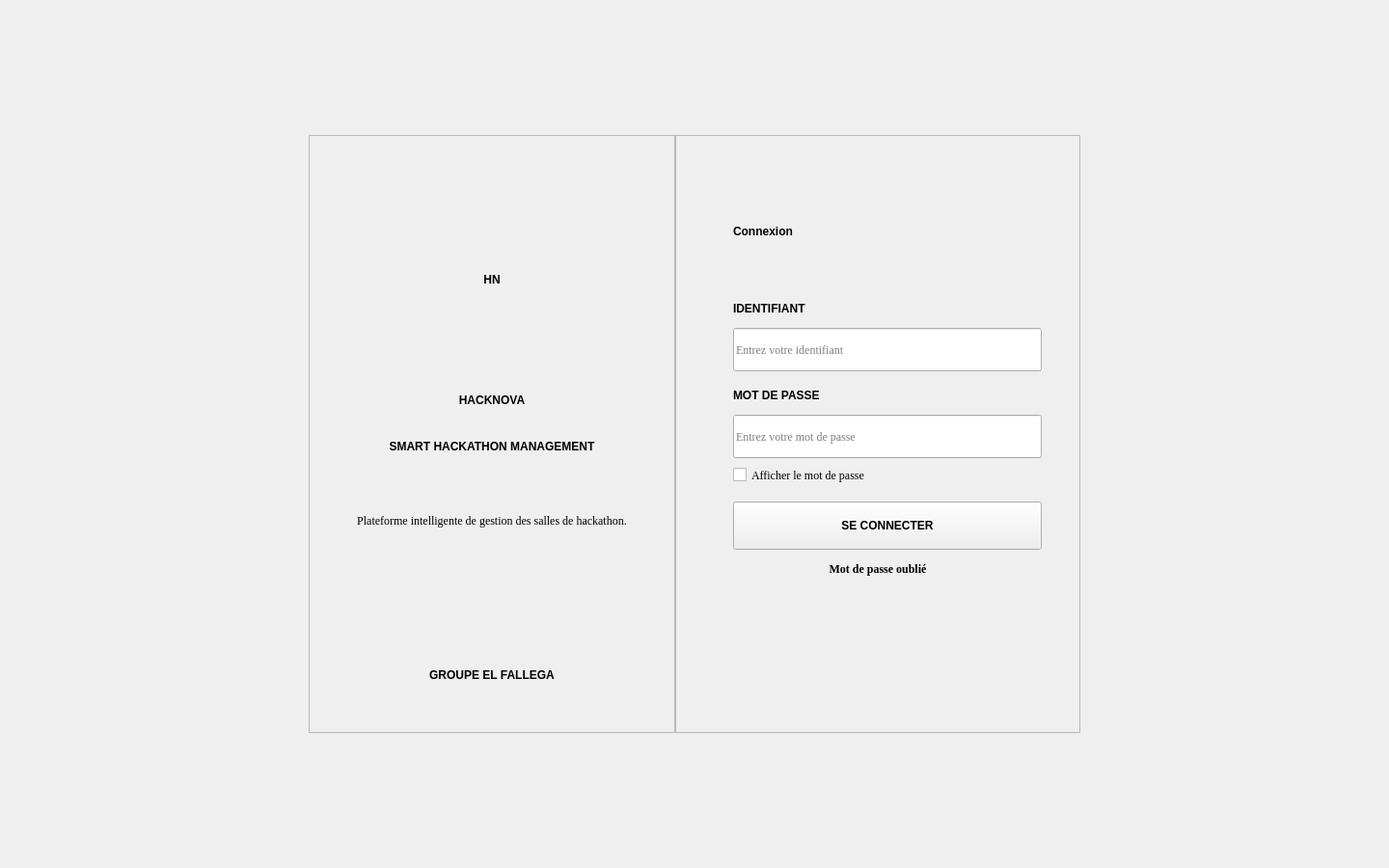
<?xml version="1.0" encoding="UTF-8"?>
<ui version="4.0">
 <class>salle</class>
 <widget class="QMainWindow" name="integration">
  <property name="geometry">
   <rect>
    <x>0</x>
    <y>0</y>
    <width>1440</width>
    <height>900</height>
   </rect>
  </property>
  <property name="minimumSize">
   <size>
    <width>1280</width>
    <height>720</height>
   </size>
  </property>
  <property name="windowTitle">
   <string>HACKNOVA — Gestion des Salles</string>
  </property>

  <widget class="QWidget" name="centralWidget">
   <widget class="QStackedWidget" name="stackedWidget">
    <property name="geometry">
     <rect>
      <x>0</x>
      <y>0</y>
      <width>1440</width>
      <height>900</height>
     </rect>
    </property>
    <property name="currentIndex">
     <number>0</number>
    </property>

    <!-- =====================================================
         PAGE 0 — LOGIN
         ===================================================== -->
    <widget class="QWidget" name="pageLogin">
     <widget class="QFrame" name="frameLoginBrand">
      <property name="geometry">
       <rect>
        <x>320</x>
        <y>140</y>
        <width>380</width>
        <height>620</height>
       </rect>
      </property>
      <property name="frameShape">
       <enum>QFrame::Shape::StyledPanel</enum>
      </property>
      <property name="frameShadow">
       <enum>QFrame::Shadow::Raised</enum>
      </property>

      <widget class="QLabel" name="labelLoginLogo">
       <property name="geometry">
        <rect>
         <x>120</x>
         <y>80</y>
         <width>140</width>
         <height>140</height>
        </rect>
       </property>
       <property name="font">
        <font>
         <family>Arial</family>
         <pointSize>48</pointSize>
         <weight>75</weight>
         <bold>true</bold>
        </font>
       </property>
       <property name="text">
        <string>HN</string>
       </property>
       <property name="alignment">
        <set>Qt::AlignmentFlag::AlignCenter</set>
       </property>
      </widget>

      <widget class="QLabel" name="labelLoginBrandTitle">
       <property name="geometry">
        <rect>
         <x>20</x>
         <y>250</y>
         <width>340</width>
         <height>50</height>
        </rect>
       </property>
       <property name="font">
        <font>
         <family>Arial</family>
         <pointSize>28</pointSize>
         <weight>75</weight>
         <bold>true</bold>
        </font>
       </property>
       <property name="text">
        <string>HACKNOVA</string>
       </property>
       <property name="alignment">
        <set>Qt::AlignmentFlag::AlignCenter</set>
       </property>
      </widget>

      <widget class="QLabel" name="labelLoginBrandSub">
       <property name="geometry">
        <rect>
         <x>20</x>
         <y>310</y>
         <width>340</width>
         <height>25</height>
        </rect>
       </property>
       <property name="font">
        <font>
         <family>Arial</family>
         <pointSize>10</pointSize>
         <weight>75</weight>
         <bold>true</bold>
        </font>
       </property>
       <property name="text">
        <string>SMART HACKATHON MANAGEMENT</string>
       </property>
       <property name="alignment">
        <set>Qt::AlignmentFlag::AlignCenter</set>
       </property>
      </widget>

      <widget class="QLabel" name="labelLoginBrandSlogan">
       <property name="geometry">
        <rect>
         <x>40</x>
         <y>360</y>
         <width>300</width>
         <height>80</height>
        </rect>
       </property>
       <property name="font">
        <font>
         <family>Times New Roman</family>
         <pointSize>12</pointSize>
        </font>
       </property>
       <property name="text">
        <string>Plateforme intelligente de gestion des salles de hackathon.</string>
       </property>
       <property name="alignment">
        <set>Qt::AlignmentFlag::AlignCenter</set>
       </property>
       <property name="wordWrap">
        <bool>true</bool>
       </property>
      </widget>

      <widget class="QLabel" name="labelLoginBrandTeam">
       <property name="geometry">
        <rect>
         <x>100</x>
         <y>550</y>
         <width>180</width>
         <height>20</height>
        </rect>
       </property>
       <property name="font">
        <font>
         <family>Arial</family>
         <pointSize>9</pointSize>
         <weight>75</weight>
         <bold>true</bold>
        </font>
       </property>
       <property name="text">
        <string>GROUPE EL FALLEGA</string>
       </property>
       <property name="alignment">
        <set>Qt::AlignmentFlag::AlignCenter</set>
       </property>
      </widget>
     </widget>

     <widget class="QFrame" name="frameLoginCard">
      <property name="geometry">
       <rect>
        <x>700</x>
        <y>140</y>
        <width>420</width>
        <height>620</height>
       </rect>
      </property>
      <property name="frameShape">
       <enum>QFrame::Shape::StyledPanel</enum>
      </property>
      <property name="frameShadow">
       <enum>QFrame::Shadow::Raised</enum>
      </property>

      <widget class="QLabel" name="labelLoginTitle">
       <property name="geometry">
        <rect>
         <x>60</x>
         <y>80</y>
         <width>300</width>
         <height>40</height>
        </rect>
       </property>
       <property name="font">
        <font>
         <family>Arial</family>
         <pointSize>24</pointSize>
         <weight>75</weight>
         <bold>true</bold>
        </font>
       </property>
       <property name="text">
        <string>Connexion</string>
       </property>
      </widget>

      <widget class="QLabel" name="labelLoginField">
       <property name="geometry">
        <rect>
         <x>60</x>
         <y>170</y>
         <width>200</width>
         <height>20</height>
        </rect>
       </property>
       <property name="font">
        <font>
         <family>Arial</family>
         <pointSize>10</pointSize>
         <weight>75</weight>
         <bold>true</bold>
        </font>
       </property>
       <property name="text">
        <string>IDENTIFIANT</string>
       </property>
      </widget>

      <widget class="QLineEdit" name="lineEditIdentifiant">
       <property name="geometry">
        <rect>
         <x>60</x>
         <y>200</y>
         <width>320</width>
         <height>45</height>
        </rect>
       </property>
       <property name="font">
        <font>
         <family>Times New Roman</family>
         <pointSize>11</pointSize>
        </font>
       </property>
       <property name="placeholderText">
        <string>Entrez votre identifiant</string>
       </property>
      </widget>

      <widget class="QLabel" name="labelLoginField2">
       <property name="geometry">
        <rect>
         <x>60</x>
         <y>260</y>
         <width>200</width>
         <height>20</height>
        </rect>
       </property>
       <property name="font">
        <font>
         <family>Arial</family>
         <pointSize>10</pointSize>
         <weight>75</weight>
         <bold>true</bold>
        </font>
       </property>
       <property name="text">
        <string>MOT DE PASSE</string>
       </property>
      </widget>

      <widget class="QLineEdit" name="lineEditMotDePasse">
       <property name="geometry">
        <rect>
         <x>60</x>
         <y>290</y>
         <width>320</width>
         <height>45</height>
        </rect>
       </property>
       <property name="font">
        <font>
         <family>Times New Roman</family>
         <pointSize>11</pointSize>
        </font>
       </property>
       <property name="echoMode">
        <enum>QLineEdit::EchoMode::Password</enum>
       </property>
       <property name="placeholderText">
        <string>Entrez votre mot de passe</string>
       </property>
      </widget>

      <widget class="QCheckBox" name="checkBoxSouvenir">
       <property name="geometry">
        <rect>
         <x>60</x>
         <y>340</y>
         <width>220</width>
         <height>25</height>
        </rect>
       </property>
       <property name="font">
        <font>
         <family>Times New Roman</family>
         <pointSize>10</pointSize>
        </font>
       </property>
       <property name="text">
        <string>Afficher le mot de passe</string>
       </property>
      </widget>

      <widget class="QPushButton" name="pushButtonConnexion">
       <property name="geometry">
        <rect>
         <x>60</x>
         <y>380</y>
         <width>320</width>
         <height>50</height>
        </rect>
       </property>
       <property name="font">
        <font>
         <family>Arial</family>
         <pointSize>12</pointSize>
         <weight>75</weight>
         <bold>true</bold>
        </font>
       </property>
       <property name="cursor">
        <cursorShape>PointingHandCursor</cursorShape>
       </property>
       <property name="text">
        <string>SE CONNECTER</string>
       </property>
      </widget>

      <widget class="QLabel" name="labelLoginFooter">
       <property name="geometry">
        <rect>
         <x>50</x>
         <y>440</y>
         <width>320</width>
         <height>20</height>
        </rect>
       </property>
       <property name="font">
        <font>
         <family>Times New Roman</family>
         <pointSize>11</pointSize>
         <weight>75</weight>
         <bold>true</bold>
        </font>
       </property>
       <property name="text">
        <string>Mot de passe oublié</string>
       </property>
       <property name="alignment">
        <set>Qt::AlignmentFlag::AlignCenter</set>
       </property>
      </widget>
     </widget>
    </widget>

    <!-- =====================================================
         PAGE 1 — RÉSERVÉE NAVIGATION
         ===================================================== -->
    <widget class="QWidget" name="pageEmployes"/>

    <!-- =====================================================
         PAGE 2 — GESTION DES SALLES
         ===================================================== -->
    <widget class="QWidget" name="pageSalles">
     <widget class="QScrollArea" name="scrollSalles">
      <property name="geometry">
       <rect>
        <x>0</x>
        <y>0</y>
        <width>1440</width>
        <height>900</height>
       </rect>
      </property>
      <property name="frameShape">
       <enum>QFrame::Shape::NoFrame</enum>
      </property>
      <property name="verticalScrollBarPolicy">
       <enum>Qt::ScrollBarPolicy::ScrollBarAsNeeded</enum>
      </property>
      <property name="horizontalScrollBarPolicy">
       <enum>Qt::ScrollBarPolicy::ScrollBarAlwaysOff</enum>
      </property>
      <property name="widgetResizable">
       <bool>false</bool>
      </property>
      <widget class="QWidget" name="scrollSallesContent">
       <property name="geometry">
        <rect>
         <x>0</x>
         <y>0</y>
         <width>1420</width>
         <height>1000</height>
        </rect>
       </property>

       <!-- NAVBAR SALLES -->
       <widget class="QFrame" name="sallesPage_frameNavbar">
        <property name="geometry">
         <rect>
          <x>9</x>
          <y>10</y>
          <width>1401</width>
          <height>70</height>
         </rect>
        </property>
        <property name="frameShape">
         <enum>QFrame::Shape::StyledPanel</enum>
        </property>

        <widget class="QLabel" name="sallesPage_labelNavLogo">
         <property name="geometry">
          <rect>
           <x>15</x>
           <y>10</y>
           <width>50</width>
           <height>50</height>
          </rect>
         </property>
         <property name="font">
          <font>
           <family>Arial</family>
           <pointSize>13</pointSize>
           <weight>75</weight>
           <bold>true</bold>
          </font>
         </property>
         <property name="text">
          <string>HN</string>
         </property>
         <property name="alignment">
          <set>Qt::AlignmentFlag::AlignCenter</set>
         </property>
        </widget>

        <widget class="QLabel" name="sallesPage_labelNavBrand">
         <property name="geometry">
          <rect>
           <x>80</x>
           <y>15</y>
           <width>140</width>
           <height>24</height>
          </rect>
         </property>
         <property name="font">
          <font>
           <family>Arial</family>
           <pointSize>13</pointSize>
           <weight>75</weight>
           <bold>true</bold>
          </font>
         </property>
         <property name="text">
          <string>HACKNOVA</string>
         </property>
        </widget>

        <widget class="QLabel" name="sallesPage_labelNavSub">
         <property name="geometry">
          <rect>
           <x>80</x>
           <y>40</y>
           <width>140</width>
           <height>16</height>
          </rect>
         </property>
         <property name="font">
          <font>
           <family>Arial</family>
           <pointSize>8</pointSize>
           <weight>75</weight>
           <bold>true</bold>
          </font>
         </property>
         <property name="text">
          <string>SMART HACKATHON</string>
         </property>
        </widget>

        <widget class="QPushButton" name="sallesPage_btnSalles">
         <property name="geometry">
          <rect>
           <x>240</x>
           <y>20</y>
           <width>140</width>
           <height>30</height>
          </rect>
         </property>
         <property name="cursor"><cursorShape>PointingHandCursor</cursorShape></property>
         <property name="text"><string>🏛 GESTION SALLES</string></property>
        </widget>

        <widget class="QPushButton" name="sallesPage_btnNotifications">
         <property name="geometry">
          <rect>
           <x>975</x>
           <y>20</y>
           <width>110</width>
           <height>30</height>
          </rect>
         </property>
         <property name="cursor"><cursorShape>PointingHandCursor</cursorShape></property>
         <property name="text"><string>NOTIFICATIONS</string></property>
        </widget>

        <widget class="QPushButton" name="sallesPage_btnProfil">
         <property name="geometry">
          <rect>
           <x>1090</x>
           <y>20</y>
           <width>80</width>
           <height>30</height>
          </rect>
         </property>
         <property name="cursor"><cursorShape>PointingHandCursor</cursorShape></property>
         <property name="text"><string>PROFIL</string></property>
        </widget>

        <widget class="QPushButton" name="sallesPage_btnDeconnexion">
         <property name="geometry">
          <rect>
           <x>1175</x>
           <y>20</y>
           <width>110</width>
           <height>30</height>
          </rect>
         </property>
         <property name="cursor"><cursorShape>PointingHandCursor</cursorShape></property>
         <property name="text"><string>DÉCONNEXION</string></property>
        </widget>
       </widget>

       <!-- TITRES SALLES -->
       <widget class="QLabel" name="labelTitleSalles">
        <property name="geometry">
         <rect>
          <x>10</x>
          <y>90</y>
          <width>600</width>
          <height>30</height>
         </rect>
        </property>
        <property name="font">
         <font>
          <family>Arial</family>
          <pointSize>18</pointSize>
          <weight>75</weight>
          <bold>true</bold>
         </font>
        </property>
        <property name="text">
         <string>🏛 Gestion des salles</string>
        </property>
       </widget>

       <widget class="QLabel" name="labelSubSalles">
        <property name="geometry">
         <rect>
          <x>20</x>
          <y>125</y>
          <width>800</width>
          <height>20</height>
         </rect>
        </property>
        <property name="font">
         <font>
          <family>Times New Roman</family>
          <pointSize>11</pointSize>
         </font>
        </property>
        <property name="text">
         <string>Planifiez et optimisez les espaces du hackathon (disponibilité incrémentée automatiquement à l'ajout)</string>
        </property>
       </widget>

       <!-- FORMULAIRE SALLE -->
       <widget class="QFrame" name="cardFormSalles">
        <property name="geometry">
         <rect>
          <x>10</x>
          <y>155</y>
          <width>981</width>
          <height>161</height>
         </rect>
        </property>
        <property name="frameShape">
         <enum>QFrame::Shape::StyledPanel</enum>
        </property>

        <widget class="QLabel" name="labelFormTitleSalles">
         <property name="geometry">
          <rect>
           <x>20</x>
           <y>10</y>
           <width>500</width>
           <height>20</height>
          </rect>
         </property>
         <property name="font">
          <font>
           <family>Arial</family>
           <pointSize>13</pointSize>
           <weight>75</weight>
           <bold>true</bold>
          </font>
         </property>
         <property name="text">
          <string>Ajouter une salle</string>
         </property>
        </widget>

        <widget class="QLabel" name="lblSalleID">
         <property name="geometry">
          <rect>
           <x>30</x>
           <y>40</y>
           <width>120</width>
           <height>16</height>
          </rect>
         </property>
         <property name="font">
          <font>
           <family>Arial</family>
           <pointSize>9</pointSize>
           <weight>75</weight>
           <bold>true</bold>
          </font>
         </property>
         <property name="text">
          <string>ID SALLE (Auto)</string>
         </property>
        </widget>

        <widget class="QLineEdit" name="lineEditSalleID">
         <property name="geometry">
          <rect>
           <x>30</x>
           <y>58</y>
           <width>110</width>
           <height>32</height>
          </rect>
         </property>
         <property name="readOnly">
          <bool>true</bool>
         </property>
         <property name="placeholderText">
          <string>Généré auto</string>
         </property>
        </widget>

        <widget class="QLabel" name="lblSalleBloc">
         <property name="geometry">
          <rect>
           <x>160</x>
           <y>40</y>
           <width>120</width>
           <height>16</height>
          </rect>
         </property>
         <property name="font">
          <font>
           <family>Arial</family>
           <pointSize>9</pointSize>
           <weight>75</weight>
           <bold>true</bold>
          </font>
         </property>
         <property name="text">
          <string>BLOC</string>
         </property>
        </widget>

        <widget class="QComboBox" name="comboBoxSalleBloc">
         <property name="geometry">
          <rect>
           <x>160</x>
           <y>58</y>
           <width>80</width>
           <height>32</height>
          </rect>
         </property>
         <item><property name="text"><string>A</string></property></item>
         <item><property name="text"><string>B</string></property></item>
         <item><property name="text"><string>C</string></property></item>
         <item><property name="text"><string>D</string></property></item>
         <item><property name="text"><string>E</string></property></item>
         <item><property name="text"><string>F</string></property></item>
         <item><property name="text"><string>G</string></property></item>
         <item><property name="text"><string>H</string></property></item>
        </widget>

        <widget class="QLabel" name="lblSalleEtage">
         <property name="geometry">
          <rect>
           <x>260</x>
           <y>40</y>
           <width>120</width>
           <height>16</height>
          </rect>
         </property>
         <property name="font">
          <font>
           <family>Arial</family>
           <pointSize>9</pointSize>
           <weight>75</weight>
           <bold>true</bold>
          </font>
         </property>
         <property name="text">
          <string>ÉTAGE</string>
         </property>
        </widget>

        <widget class="QSpinBox" name="spinBoxSalleEtage">
         <property name="geometry">
          <rect>
           <x>260</x>
           <y>58</y>
           <width>60</width>
           <height>32</height>
          </rect>
         </property>
         <property name="minimum"><number>1</number></property>
         <property name="maximum"><number>3</number></property>
        </widget>

        <widget class="QLabel" name="lblSalleNumero">
         <property name="geometry">
          <rect>
           <x>340</x>
           <y>40</y>
           <width>120</width>
           <height>16</height>
          </rect>
         </property>
         <property name="font">
          <font>
           <family>Arial</family>
           <pointSize>9</pointSize>
           <weight>75</weight>
           <bold>true</bold>
          </font>
         </property>
         <property name="text">
          <string>N° SALLE</string>
         </property>
        </widget>

        <widget class="QSpinBox" name="spinBoxSalleNumero">
         <property name="geometry">
          <rect>
           <x>340</x>
           <y>58</y>
           <width>60</width>
           <height>32</height>
          </rect>
         </property>
         <property name="minimum"><number>1</number></property>
         <property name="maximum"><number>15</number></property>
        </widget>

        <widget class="QLabel" name="lblSalleCapacite">
         <property name="geometry">
          <rect>
           <x>420</x>
           <y>40</y>
           <width>120</width>
           <height>16</height>
          </rect>
         </property>
         <property name="font">
          <font>
           <family>Arial</family>
           <pointSize>9</pointSize>
           <weight>75</weight>
           <bold>true</bold>
          </font>
         </property>
         <property name="text">
          <string>CAPACITÉ</string>
         </property>
        </widget>

        <widget class="QSpinBox" name="spinBoxSalleCapacite">
         <property name="geometry">
          <rect>
           <x>420</x>
           <y>58</y>
           <width>110</width>
           <height>32</height>
          </rect>
         </property>
         <property name="maximum"><number>9999</number></property>
        </widget>

        <widget class="QLabel" name="lblSalleType">
         <property name="geometry">
          <rect>
           <x>550</x>
           <y>40</y>
           <width>140</width>
           <height>16</height>
          </rect>
         </property>
         <property name="font">
          <font>
           <family>Arial</family>
           <pointSize>9</pointSize>
           <weight>75</weight>
           <bold>true</bold>
          </font>
         </property>
         <property name="text">
          <string>TYPE SALLE</string>
         </property>
        </widget>

        <widget class="QComboBox" name="comboBoxSalleType">
         <property name="geometry">
          <rect>
           <x>550</x>
           <y>58</y>
           <width>140</width>
           <height>32</height>
          </rect>
         </property>
         <item><property name="text"><string>Salle informatique</string></property></item>
         <item><property name="text"><string>Salle de réunion</string></property></item>
         <item><property name="text"><string>Salle conférence</string></property></item>
         <item><property name="text"><string>Laboratoire</string></property></item>
         <item><property name="text"><string>Autre</string></property></item>
        </widget>

        <widget class="QLineEdit" name="lineEditSalleTypeAutre">
         <property name="geometry">
          <rect>
           <x>550</x>
           <y>95</y>
           <width>140</width>
           <height>32</height>
          </rect>
         </property>
         <property name="placeholderText">
          <string>Précisez le type...</string>
         </property>
         <property name="visible">
          <bool>false</bool>
         </property>
        </widget>

        <widget class="QLabel" name="lblSalleDispo">
         <property name="geometry">
          <rect>
           <x>710</x>
           <y>40</y>
           <width>140</width>
           <height>16</height>
          </rect>
         </property>
         <property name="font">
          <font>
           <family>Arial</family>
           <pointSize>9</pointSize>
           <weight>75</weight>
           <bold>true</bold>
          </font>
         </property>
         <property name="text">
          <string>DISPO (AUTO)</string>
         </property>
        </widget>

        <widget class="QComboBox" name="comboBoxSalleDispo">
         <property name="geometry">
          <rect>
           <x>710</x>
           <y>58</y>
           <width>130</width>
           <height>32</height>
          </rect>
         </property>
         <item><property name="text"><string>Disponible</string></property></item>
         <item><property name="text"><string>Indisponible</string></property></item>
        </widget>

        <widget class="QPushButton" name="btnAjouterSalle">
         <property name="geometry">
          <rect>
           <x>860</x>
           <y>58</y>
           <width>100</width>
           <height>32</height>
          </rect>
         </property>
         <property name="cursor"><cursorShape>PointingHandCursor</cursorShape></property>
         <property name="text"><string>AJOUTER</string></property>
        </widget>

        <widget class="QPushButton" name="btnAnnuler">
         <property name="geometry">
          <rect>
           <x>860</x>
           <y>95</y>
           <width>100</width>
           <height>32</height>
          </rect>
         </property>
         <property name="cursor"><cursorShape>PointingHandCursor</cursorShape></property>
         <property name="text"><string>ANNULER</string></property>
        </widget>
       </widget>

       <!-- BARRE OUTILS SALLES -->
       <widget class="QLineEdit" name="lineEdit_2">
        <property name="geometry">
         <rect>
          <x>10</x>
          <y>325</y>
          <width>350</width>
          <height>40</height>
         </rect>
        </property>
        <property name="placeholderText">
         <string>Rechercher une salle (nom, type ou ID)</string>
        </property>
       </widget>

       <widget class="QPushButton" name="btnRechercherSalle">
        <property name="geometry">
         <rect>
          <x>380</x>
          <y>330</y>
          <width>120</width>
          <height>32</height>
         </rect>
        </property>
        <property name="cursor"><cursorShape>PointingHandCursor</cursorShape></property>
        <property name="text"><string>RECHERCHER</string></property>
       </widget>

       <widget class="QPushButton" name="btnTrierSalle">
        <property name="geometry">
         <rect>
          <x>515</x>
          <y>330</y>
          <width>120</width>
          <height>32</height>
         </rect>
        </property>
        <property name="cursor"><cursorShape>PointingHandCursor</cursorShape></property>
        <property name="text"><string>TRIER</string></property>
       </widget>

       <widget class="QPushButton" name="btnExporterSalle">
        <property name="geometry">
         <rect>
          <x>650</x>
          <y>330</y>
          <width>120</width>
          <height>32</height>
         </rect>
        </property>
        <property name="cursor"><cursorShape>PointingHandCursor</cursorShape></property>
        <property name="text"><string>EXPORTER</string></property>
       </widget>

       <!-- TABLE SALLES -->
       <widget class="QFrame" name="cardTableSalles">
        <property name="geometry">
         <rect>
          <x>10</x>
          <y>385</y>
          <width>801</width>
          <height>430</height>
         </rect>
        </property>
        <property name="frameShape">
         <enum>QFrame::Shape::StyledPanel</enum>
        </property>

        <widget class="QLabel" name="labelTableTitleSalles">
         <property name="geometry">
          <rect>
           <x>15</x>
           <y>10</y>
           <width>500</width>
           <height>20</height>
          </rect>
         </property>
         <property name="font">
          <font>
           <family>Arial</family>
           <pointSize>13</pointSize>
           <weight>75</weight>
           <bold>true</bold>
          </font>
         </property>
         <property name="text">
          <string>Liste des salles</string>
         </property>
        </widget>

        <widget class="QTableWidget" name="tableSalles">
         <property name="geometry">
          <rect>
           <x>15</x>
           <y>40</y>
           <width>771</width>
           <height>380</height>
          </rect>
         </property>
         <property name="editTriggers">
          <set>QAbstractItemView::EditTrigger::NoEditTriggers</set>
         </property>
         <property name="selectionBehavior">
          <enum>QAbstractItemView::SelectionBehavior::SelectRows</enum>
         </property>
         <column><property name="text"><string>ID</string></property></column>
         <column><property name="text"><string>Nom</string></property></column>
         <column><property name="text"><string>Capacité</string></property></column>
         <column><property name="text"><string>Type</string></property></column>
         <column><property name="text"><string>Disponibilité</string></property></column>
         <column><property name="text"><string>Action</string></property></column>
        </widget>
       </widget>

       <!-- STATS SALLES -->
       <widget class="QFrame" name="sallesPage_cardStats">
        <property name="geometry">
         <rect>
          <x>1000</x>
          <y>155</y>
          <width>430</width>
          <height>220</height>
         </rect>
        </property>
        <property name="frameShape">
         <enum>QFrame::Shape::StyledPanel</enum>
        </property>

        <widget class="QLabel" name="sallesPage_labelStatsTitle">
         <property name="geometry">
          <rect>
           <x>20</x>
           <y>8</y>
           <width>400</width>
           <height>20</height>
          </rect>
         </property>
         <property name="font">
          <font>
           <family>Arial</family>
           <pointSize>11</pointSize>
           <weight>75</weight>
           <bold>true</bold>
          </font>
         </property>
         <property name="text">
          <string>📊 Statistiques des salles</string>
         </property>
        </widget>

        <widget class="QLabel" name="sallesPage_labelStatutPie">
         <property name="geometry">
          <rect>
           <x>10</x>
           <y>35</y>
           <width>190</width>
           <height>190</height>
          </rect>
         </property>
         <property name="text">
          <string/>
         </property>
        </widget>

        <widget class="QLabel" name="sallesPage_labelRoleBar">
         <property name="geometry">
          <rect>
           <x>200</x>
           <y>35</y>
           <width>230</width>
           <height>190</height>
          </rect>
         </property>
         <property name="text">
          <string/>
         </property>
        </widget>
       </widget>

       <!-- FOOTER SALLES -->
       <widget class="QLabel" name="labelFooterSalles">
        <property name="geometry">
         <rect>
          <x>40</x>
          <y>840</y>
          <width>900</width>
          <height>20</height>
         </rect>
        </property>
        <property name="font">
         <font>
          <family>Times New Roman</family>
          <pointSize>9</pointSize>
         </font>
        </property>
        <property name="text">
         <string>HACKNOVA — Smart Hackathon Management — Version 1.0.0</string>
        </property>
       </widget>
      </widget>
     </widget>
    </widget>

   </widget>
  </widget>
 </widget>
 <resources/>
 <connections/>
</ui>
